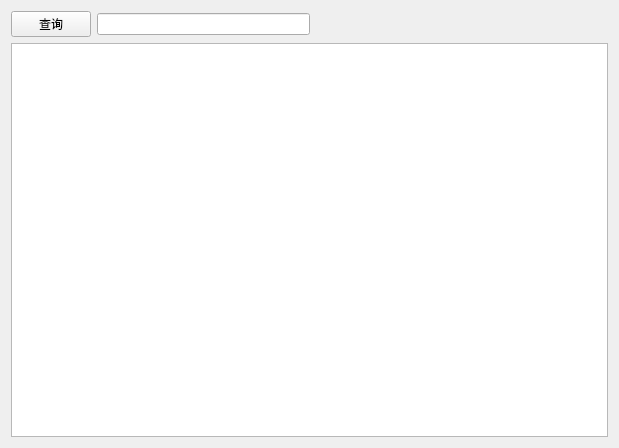
<?xml version="1.0" encoding="UTF-8"?>
<ui version="4.0">
 <class>PaymentQuery</class>
 <widget class="QWidget" name="PaymentQuery">
  <property name="geometry">
   <rect>
    <x>0</x>
    <y>0</y>
    <width>619</width>
    <height>448</height>
   </rect>
  </property>
  <property name="windowTitle">
   <string>Form</string>
  </property>
  <layout class="QGridLayout" name="gridLayout">
   <item row="0" column="0">
    <layout class="QVBoxLayout" name="verticalLayout">
     <item>
      <layout class="QHBoxLayout" name="horizontalLayout_2">
       <item>
        <layout class="QHBoxLayout" name="horizontalLayout">
         <item>
          <widget class="QPushButton" name="pushButton">
           <property name="text">
            <string>查询</string>
           </property>
          </widget>
         </item>
         <item>
          <widget class="QLineEdit" name="lineEdit"/>
         </item>
        </layout>
       </item>
       <item>
        <spacer name="horizontalSpacer">
         <property name="orientation">
          <enum>Qt::Orientation::Horizontal</enum>
         </property>
         <property name="sizeHint" stdset="0">
          <size>
           <width>40</width>
           <height>20</height>
          </size>
         </property>
        </spacer>
       </item>
      </layout>
     </item>
     <item>
      <widget class="QTableView" name="tableView"/>
     </item>
    </layout>
   </item>
  </layout>
 </widget>
 <resources/>
 <connections/>
</ui>
